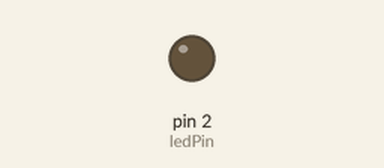
A sketch run on a simulated Arduino Uno, built with avr-gcc and run on an emulated ATmega328P. Shown: output pins drawn as LEDs (lit = HIGH).

Above: at 2.5 s.
At 7.5 s:
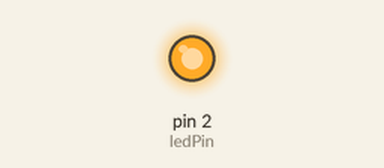
Timing chart, 0 to 13.0 s (numbered marks = the images above):
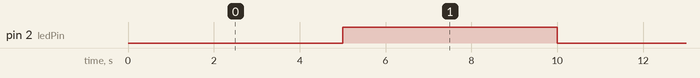

The sketch:

led_blink_1.ino
```cpp
const int ledPin = 2;  // Define the pin connected to the LED

void secondNum(int offTime, int onTime, int isOn) {
  if (isOn == 1) {
    digitalWrite(ledPin, HIGH);
    delay(onTime);
    digitalWrite(ledPin, LOW);
    delay(offTime);
  } else {
    digitalWrite(ledPin, LOW);
    delay(offTime);
    digitalWrite(ledPin, HIGH);
    delay(onTime);
  }
}

void setup() {
  pinMode(ledPin, OUTPUT);
}

void loop() {
  secondNum(5000, 5000, 0);
}
```

Measured:
- by itself, pin 2 (ledPin): alternates HIGH for 5.0 s and LOW for 5.0 s
